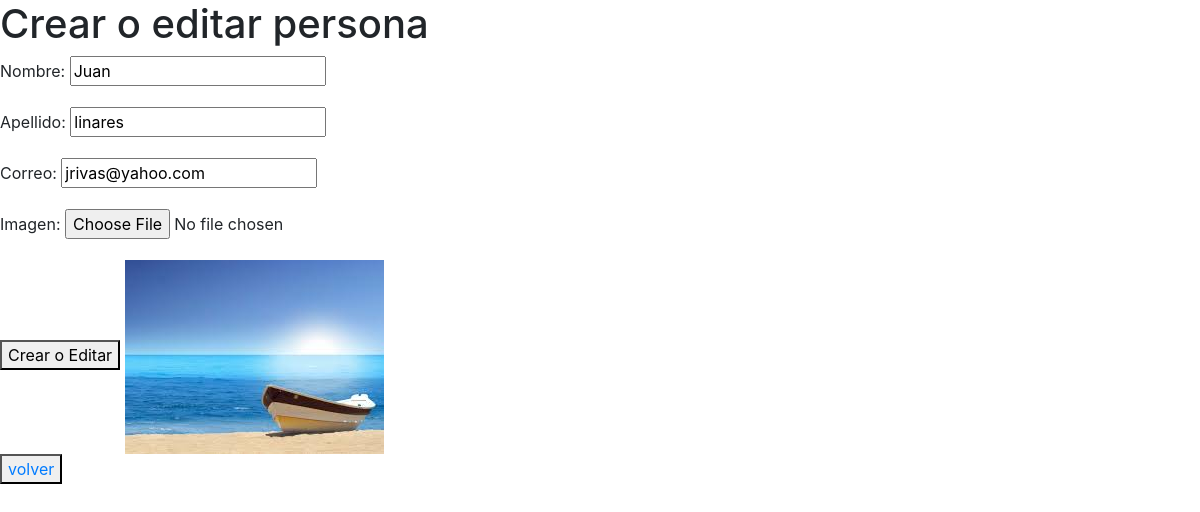
The app's page /editar_persona/1/ with its own data.
### catalog/models.py (models this page shows, shortened)
class Persona(models.Model): # models.Model permite heredar todo lo que tiene la libreria models
    id=models.AutoField(primary_key=True) # campo clave auto incrementable
    nombre=models.CharField(max_length=100) # campo tipo caracter
    apellido=models.CharField(max_length=120) # campo tipo caracter
    correo=models.CharField(max_length=200) # campo tipo caracter
    imagen=models.ImageField(upload_to="fotos",null=True)

### catalog/class_view.py (the view)
# urls.py: path('editar_persona/<int:pk>/',PersonaUpdate.as_view(),name='editar_persona'),
class PersonaUpdate(UpdateView):
    model=Persona
    form_class=PersonaForm
    template_name='crear_persona.html'
    success_url=reverse_lazy('index')

### catalog/forms.py
class PersonaForm(forms.ModelForm):
    class Meta:
        model=Persona # model alamcenara la clase  Persona
        fields='__all__' # all indica que se va a usar todos los campos de la clase Persona

### miproyecto/templates/crear_persona.html (shortened to what this page needs)
{% extends 'index.html' %}
{% load static %}
{% block cuerpo %}
<h1>Crear o editar persona</h1>
    <form method="post" enctype="multipart/form-data">
        {{form.as_p}}
        <button type="submit">Crear o Editar</button>
        <img src='{% static "imagenes/foto2.jpg" %}' alt="">
    </form>
    <button><a href="{% url 'index' %}">volver</a></button>
{% endblock cuerpo %}

### records on screen
Persona: nombre "Juan", apellido "linares", correo "jrivas@yahoo.com"
